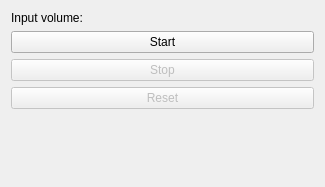
<?xml version="1.0" encoding="UTF-8"?>
<ui version="4.0">
 <class>watch_core</class>
 <widget class="qMRMLWidget" name="watch_core">
  <property name="geometry">
   <rect>
    <x>0</x>
    <y>0</y>
    <width>325</width>
    <height>187</height>
   </rect>
  </property>
  <layout class="QVBoxLayout" name="verticalLayout">
   <item>
    <layout class="QHBoxLayout" name="horizontalLayout">
     <item>
      <widget class="QLabel" name="label">
       <property name="text">
        <string>Input volume:</string>
       </property>
      </widget>
     </item>
     <item>
      <widget class="qMRMLNodeComboBox" name="inputSelector">
       <property name="toolTip">
        <string>Pick the input to the algorithm.</string>
       </property>
       <property name="nodeTypes">
        <stringlist notr="true">
         <string>vtkMRMLScalarVolumeNode</string>
        </stringlist>
       </property>
       <property name="showChildNodeTypes">
        <bool>false</bool>
       </property>
       <property name="addEnabled">
        <bool>false</bool>
       </property>
       <property name="removeEnabled">
        <bool>false</bool>
       </property>
       <property name="SlicerParameterName" stdset="0">
        <string>inputVolume</string>
       </property>
      </widget>
     </item>
    </layout>
   </item>
   <item>
    <widget class="QPushButton" name="startButton">
     <property name="enabled">
      <bool>true</bool>
     </property>
     <property name="toolTip">
      <string>Run the algorithm.</string>
     </property>
     <property name="text">
      <string>Start</string>
     </property>
    </widget>
   </item>
   <item>
    <widget class="QPushButton" name="stopButton">
     <property name="enabled">
      <bool>false</bool>
     </property>
     <property name="text">
      <string>Stop</string>
     </property>
    </widget>
   </item>
   <item>
    <widget class="QPushButton" name="resetButton">
     <property name="enabled">
      <bool>false</bool>
     </property>
     <property name="text">
      <string>Reset</string>
     </property>
    </widget>
   </item>
   <item>
    <spacer name="verticalSpacer">
     <property name="orientation">
      <enum>Qt::Vertical</enum>
     </property>
     <property name="sizeHint" stdset="0">
      <size>
       <width>20</width>
       <height>40</height>
      </size>
     </property>
    </spacer>
   </item>
  </layout>
 </widget>
 <customwidgets>
  <customwidget>
   <class>qMRMLNodeComboBox</class>
   <extends>QWidget</extends>
   <header>qMRMLNodeComboBox.h</header>
  </customwidget>
  <customwidget>
   <class>qMRMLWidget</class>
   <extends>QWidget</extends>
   <header>qMRMLWidget.h</header>
   <container>1</container>
  </customwidget>
 </customwidgets>
 <resources/>
 <connections>
  <connection>
   <sender>watch_core</sender>
   <signal>mrmlSceneChanged(vtkMRMLScene*)</signal>
   <receiver>stopButton</receiver>
   <slot>show()</slot>
   <hints>
    <hint type="sourcelabel">
     <x>162</x>
     <y>176</y>
    </hint>
    <hint type="destinationlabel">
     <x>162</x>
     <y>297</y>
    </hint>
   </hints>
  </connection>
  <connection>
   <sender>watch_core</sender>
   <signal>mrmlSceneChanged(vtkMRMLScene*)</signal>
   <receiver>startButton</receiver>
   <slot>show()</slot>
   <hints>
    <hint type="sourcelabel">
     <x>162</x>
     <y>176</y>
    </hint>
    <hint type="destinationlabel">
     <x>162</x>
     <y>268</y>
    </hint>
   </hints>
  </connection>
  <connection>
   <sender>watch_core</sender>
   <signal>mrmlSceneChanged(vtkMRMLScene*)</signal>
   <receiver>inputSelector</receiver>
   <slot>setMRMLScene(vtkMRMLScene*)</slot>
   <hints>
    <hint type="sourcelabel">
     <x>122</x>
     <y>132</y>
    </hint>
    <hint type="destinationlabel">
     <x>248</x>
     <y>61</y>
    </hint>
   </hints>
  </connection>
 </connections>
</ui>
